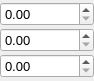
<?xml version="1.0" encoding="UTF-8"?>
<ui version="4.0">
 <class>Vec3DoubleWidget</class>
 <widget class="QWidget" name="Vec3DoubleWidget">
  <property name="geometry">
   <rect>
    <x>0</x>
    <y>0</y>
    <width>94</width>
    <height>81</height>
   </rect>
  </property>
  <property name="font">
   <font>
    <pointsize>10</pointsize>
   </font>
  </property>
  <property name="windowTitle">
   <string>Form</string>
  </property>
  <layout class="QVBoxLayout" name="verticalLayout">
   <property name="spacing">
    <number>0</number>
   </property>
   <property name="leftMargin">
    <number>0</number>
   </property>
   <property name="topMargin">
    <number>0</number>
   </property>
   <property name="rightMargin">
    <number>0</number>
   </property>
   <property name="bottomMargin">
    <number>0</number>
   </property>
   <item>
    <widget class="ExponentialSpin" name="Spin3"/>
   </item>
   <item>
    <widget class="ExponentialSpin" name="Spin2"/>
   </item>
   <item>
    <widget class="ExponentialSpin" name="Spin1"/>
   </item>
  </layout>
 </widget>
 <customwidgets>
  <customwidget>
   <class>ExponentialSpin</class>
   <extends>QDoubleSpinBox</extends>
   <header>gui/widgets/exponentialspin.hui</header>
  </customwidget>
 </customwidgets>
 <resources>
  <include location="../main.qrc"/>
 </resources>
 <connections/>
</ui>
